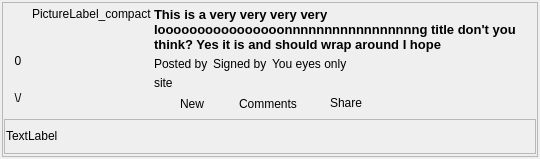
<?xml version="1.0" encoding="UTF-8"?>
<ui version="4.0">
 <class>BoardPostDisplayWidget_compact</class>
 <widget class="QWidget" name="BoardPostDisplayWidget_compact">
  <property name="geometry">
   <rect>
    <x>0</x>
    <y>0</y>
    <width>540</width>
    <height>172</height>
   </rect>
  </property>
  <property name="sizePolicy">
   <sizepolicy hsizetype="Preferred" vsizetype="Maximum">
    <horstretch>0</horstretch>
    <verstretch>0</verstretch>
   </sizepolicy>
  </property>
  <property name="windowTitle">
   <string notr="true"/>
  </property>
  <property name="styleSheet">
   <string notr="true"/>
  </property>
  <layout class="QHBoxLayout" name="horizontalLayout_3">
   <property name="spacing">
    <number>0</number>
   </property>
   <property name="sizeConstraint">
    <enum>QLayout::SetMaximumSize</enum>
   </property>
   <property name="leftMargin">
    <number>2</number>
   </property>
   <property name="topMargin">
    <number>2</number>
   </property>
   <property name="rightMargin">
    <number>2</number>
   </property>
   <property name="bottomMargin">
    <number>2</number>
   </property>
   <item>
    <widget class="QFrame" name="frame">
     <property name="sizePolicy">
      <sizepolicy hsizetype="Preferred" vsizetype="Maximum">
       <horstretch>0</horstretch>
       <verstretch>0</verstretch>
      </sizepolicy>
     </property>
     <property name="frameShape">
      <enum>QFrame::StyledPanel</enum>
     </property>
     <property name="frameShadow">
      <enum>QFrame::Raised</enum>
     </property>
     <layout class="QVBoxLayout" name="verticalLayout_2">
      <property name="spacing">
       <number>2</number>
      </property>
      <property name="sizeConstraint">
       <enum>QLayout::SetMaximumSize</enum>
      </property>
      <property name="leftMargin">
       <number>1</number>
      </property>
      <property name="topMargin">
       <number>2</number>
      </property>
      <property name="rightMargin">
       <number>1</number>
      </property>
      <property name="bottomMargin">
       <number>2</number>
      </property>
      <item>
       <layout class="QHBoxLayout" name="topLayout">
        <property name="leftMargin">
         <number>2</number>
        </property>
        <property name="topMargin">
         <number>2</number>
        </property>
        <property name="rightMargin">
         <number>2</number>
        </property>
        <property name="bottomMargin">
         <number>2</number>
        </property>
        <item>
         <layout class="QVBoxLayout" name="arrowsLayout">
          <item>
           <widget class="QToolButton" name="voteUpButton">
            <property name="sizePolicy">
             <sizepolicy hsizetype="Preferred" vsizetype="Preferred">
              <horstretch>0</horstretch>
              <verstretch>0</verstretch>
             </sizepolicy>
            </property>
            <property name="toolTip">
             <string>Vote up</string>
            </property>
            <property name="text">
             <string/>
            </property>
            <property name="icon">
             <iconset resource="Posted_images.qrc">
              <normaloff>:/images/up-arrow.png</normaloff>:/images/up-arrow.png</iconset>
            </property>
            <property name="autoRaise">
             <bool>true</bool>
            </property>
           </widget>
          </item>
          <item>
           <widget class="StyledLabel" name="scoreLabel">
            <property name="font">
             <font>
              <pointsize>9</pointsize>
             </font>
            </property>
            <property name="text">
             <string>0</string>
            </property>
            <property name="alignment">
             <set>Qt::AlignCenter</set>
            </property>
           </widget>
          </item>
          <item>
           <widget class="QToolButton" name="voteDownButton">
            <property name="sizePolicy">
             <sizepolicy hsizetype="Preferred" vsizetype="Preferred">
              <horstretch>0</horstretch>
              <verstretch>0</verstretch>
             </sizepolicy>
            </property>
            <property name="minimumSize">
             <size>
              <width>0</width>
              <height>0</height>
             </size>
            </property>
            <property name="toolTip">
             <string>Vote down</string>
            </property>
            <property name="styleSheet">
             <string notr="true"/>
            </property>
            <property name="text">
             <string>\/</string>
            </property>
            <property name="icon">
             <iconset resource="Posted_images.qrc">
              <normaloff>:/images/down-arrow.png</normaloff>:/images/down-arrow.png</iconset>
            </property>
            <property name="autoRaise">
             <bool>true</bool>
            </property>
           </widget>
          </item>
         </layout>
        </item>
        <item>
         <widget class="ClickableLabel" name="pictureLabel">
          <property name="sizePolicy">
           <sizepolicy hsizetype="Preferred" vsizetype="Preferred">
            <horstretch>0</horstretch>
            <verstretch>0</verstretch>
           </sizepolicy>
          </property>
          <property name="toolTip">
           <string>Click to view Picture</string>
          </property>
          <property name="text">
           <string>PictureLabel_compact</string>
          </property>
          <property name="alignment">
           <set>Qt::AlignLeading|Qt::AlignLeft|Qt::AlignTop</set>
          </property>
         </widget>
        </item>
        <item>
         <layout class="QVBoxLayout" name="verticalLayout">
          <item>
           <widget class="StyledLabel" name="titleLabel">
            <property name="sizePolicy">
             <sizepolicy hsizetype="Preferred" vsizetype="Preferred">
              <horstretch>0</horstretch>
              <verstretch>0</verstretch>
             </sizepolicy>
            </property>
            <property name="font">
             <font>
              <family>Arial</family>
              <pointsize>10</pointsize>
              <weight>75</weight>
              <bold>true</bold>
             </font>
            </property>
            <property name="text">
             <string notr="true">This is a very very very very loooooooooooooooonnnnnnnnnnnnnnnnng title don't you think? Yes it is and should wrap around I hope</string>
            </property>
            <property name="alignment">
             <set>Qt::AlignLeading|Qt::AlignLeft|Qt::AlignTop</set>
            </property>
            <property name="wordWrap">
             <bool>true</bool>
            </property>
            <property name="openExternalLinks">
             <bool>true</bool>
            </property>
            <property name="textInteractionFlags">
             <set>Qt::LinksAccessibleByMouse|Qt::TextSelectableByMouse</set>
            </property>
           </widget>
          </item>
          <item>
           <layout class="QHBoxLayout" name="horizontalLayout_2">
            <property name="spacing">
             <number>5</number>
            </property>
            <property name="leftMargin">
             <number>0</number>
            </property>
            <property name="rightMargin">
             <number>6</number>
            </property>
            <item>
             <widget class="QLabel" name="fromBoldLabel">
              <property name="sizePolicy">
               <sizepolicy hsizetype="Preferred" vsizetype="Fixed">
                <horstretch>0</horstretch>
                <verstretch>0</verstretch>
               </sizepolicy>
              </property>
              <property name="font">
               <font>
                <weight>50</weight>
                <bold>false</bold>
               </font>
              </property>
              <property name="text">
               <string>Posted by</string>
              </property>
             </widget>
            </item>
            <item>
             <widget class="GxsIdLabel" name="fromLabel">
              <property name="sizePolicy">
               <sizepolicy hsizetype="Minimum" vsizetype="Preferred">
                <horstretch>0</horstretch>
                <verstretch>0</verstretch>
               </sizepolicy>
              </property>
              <property name="text">
               <string notr="true">Signed by</string>
              </property>
              <property name="openExternalLinks">
               <bool>true</bool>
              </property>
             </widget>
            </item>
            <item>
             <widget class="QLabel" name="dateLabel">
              <property name="sizePolicy">
               <sizepolicy hsizetype="Minimum" vsizetype="Preferred">
                <horstretch>0</horstretch>
                <verstretch>0</verstretch>
               </sizepolicy>
              </property>
              <property name="text">
               <string notr="true">You eyes only</string>
              </property>
              <property name="openExternalLinks">
               <bool>true</bool>
              </property>
             </widget>
            </item>
            <item>
             <spacer name="horizontalSpacer_4">
              <property name="orientation">
               <enum>Qt::Horizontal</enum>
              </property>
              <property name="sizeType">
               <enum>QSizePolicy::Expanding</enum>
              </property>
              <property name="sizeHint" stdset="0">
               <size>
                <width>70</width>
                <height>20</height>
               </size>
              </property>
             </spacer>
            </item>
           </layout>
          </item>
          <item>
           <widget class="QLabel" name="siteLabel">
            <property name="sizePolicy">
             <sizepolicy hsizetype="Expanding" vsizetype="Preferred">
              <horstretch>0</horstretch>
              <verstretch>0</verstretch>
             </sizepolicy>
            </property>
            <property name="text">
             <string notr="true">site</string>
            </property>
            <property name="openExternalLinks">
             <bool>true</bool>
            </property>
           </widget>
          </item>
          <item>
           <layout class="QHBoxLayout" name="horizontalLayout">
            <item>
             <widget class="QToolButton" name="readButton">
              <property name="maximumSize">
               <size>
                <width>24</width>
                <height>16777215</height>
               </size>
              </property>
              <property name="focusPolicy">
               <enum>Qt::NoFocus</enum>
              </property>
              <property name="toolTip">
               <string>Toggle Message Read Status</string>
              </property>
              <property name="icon">
               <iconset resource="../images.qrc">
                <normaloff>:/images/message-state-unread.png</normaloff>:/images/message-state-unread.png</iconset>
              </property>
              <property name="checkable">
               <bool>false</bool>
              </property>
              <property name="checked">
               <bool>false</bool>
              </property>
              <property name="autoRaise">
               <bool>true</bool>
              </property>
             </widget>
            </item>
            <item>
             <widget class="QLabel" name="newLabel">
              <property name="text">
               <string>New</string>
              </property>
             </widget>
            </item>
            <item>
             <widget class="QToolButton" name="expandButton">
              <property name="toolTip">
               <string>Expand</string>
              </property>
              <property name="text">
               <string/>
              </property>
              <property name="icon">
               <iconset resource="Posted_images.qrc">
                <normaloff>:/images/expand.png</normaloff>:/images/expand.png</iconset>
              </property>
              <property name="checkable">
               <bool>true</bool>
              </property>
              <property name="autoRaise">
               <bool>true</bool>
              </property>
             </widget>
            </item>
            <item>
             <widget class="QToolButton" name="commentButton">
              <property name="text">
               <string>Comments</string>
              </property>
              <property name="icon">
               <iconset resource="Posted_images.qrc">
                <normaloff>:/images/comments.png</normaloff>:/images/comments.png</iconset>
              </property>
              <property name="checkable">
               <bool>true</bool>
              </property>
              <property name="toolButtonStyle">
               <enum>Qt::ToolButtonTextBesideIcon</enum>
              </property>
              <property name="autoRaise">
               <bool>true</bool>
              </property>
             </widget>
            </item>
            <item>
             <widget class="QPushButton" name="shareButton">
              <property name="text">
               <string>Share</string>
              </property>
              <property name="icon">
               <iconset resource="Posted_images.qrc">
                <normaloff>:/images/share.png</normaloff>:/images/share.png</iconset>
              </property>
              <property name="flat">
               <bool>true</bool>
              </property>
             </widget>
            </item>
            <item>
             <spacer name="horizontalSpacer_2">
              <property name="orientation">
               <enum>Qt::Horizontal</enum>
              </property>
              <property name="sizeHint" stdset="0">
               <size>
                <width>40</width>
                <height>20</height>
               </size>
              </property>
             </spacer>
            </item>
           </layout>
          </item>
         </layout>
        </item>
       </layout>
      </item>
      <item>
       <widget class="QFrame" name="frame_notes">
        <property name="frameShape">
         <enum>QFrame::StyledPanel</enum>
        </property>
        <property name="frameShadow">
         <enum>QFrame::Raised</enum>
        </property>
        <layout class="QHBoxLayout" name="horizontalLayout_4">
         <property name="spacing">
          <number>2</number>
         </property>
         <property name="sizeConstraint">
          <enum>QLayout::SetMaximumSize</enum>
         </property>
         <property name="leftMargin">
          <number>1</number>
         </property>
         <property name="topMargin">
          <number>2</number>
         </property>
         <property name="rightMargin">
          <number>1</number>
         </property>
         <property name="bottomMargin">
          <number>2</number>
         </property>
         <item>
          <widget class="QLabel" name="notes">
           <property name="sizePolicy">
            <sizepolicy hsizetype="MinimumExpanding" vsizetype="Preferred">
             <horstretch>0</horstretch>
             <verstretch>0</verstretch>
            </sizepolicy>
           </property>
           <property name="text">
            <string>TextLabel</string>
           </property>
           <property name="scaledContents">
            <bool>true</bool>
           </property>
           <property name="wordWrap">
            <bool>true</bool>
           </property>
           <property name="textInteractionFlags">
            <set>Qt::LinksAccessibleByMouse|Qt::TextSelectableByMouse</set>
           </property>
          </widget>
         </item>
        </layout>
       </widget>
      </item>
     </layout>
    </widget>
   </item>
  </layout>
 </widget>
 <customwidgets>
  <customwidget>
   <class>GxsIdLabel</class>
   <extends>QLabel</extends>
   <header>gui/gxs/GxsIdLabel.h</header>
  </customwidget>
  <customwidget>
   <class>StyledLabel</class>
   <extends>QLabel</extends>
   <header>gui/common/StyledLabel.h</header>
  </customwidget>
  <customwidget>
   <class>ClickableLabel</class>
   <extends>QLabel</extends>
   <header>util/ClickableLabel.h</header>
  </customwidget>
 </customwidgets>
 <resources>
  <include location="Posted_images.qrc"/>
  <include location="../images.qrc"/>
 </resources>
 <connections/>
</ui>
